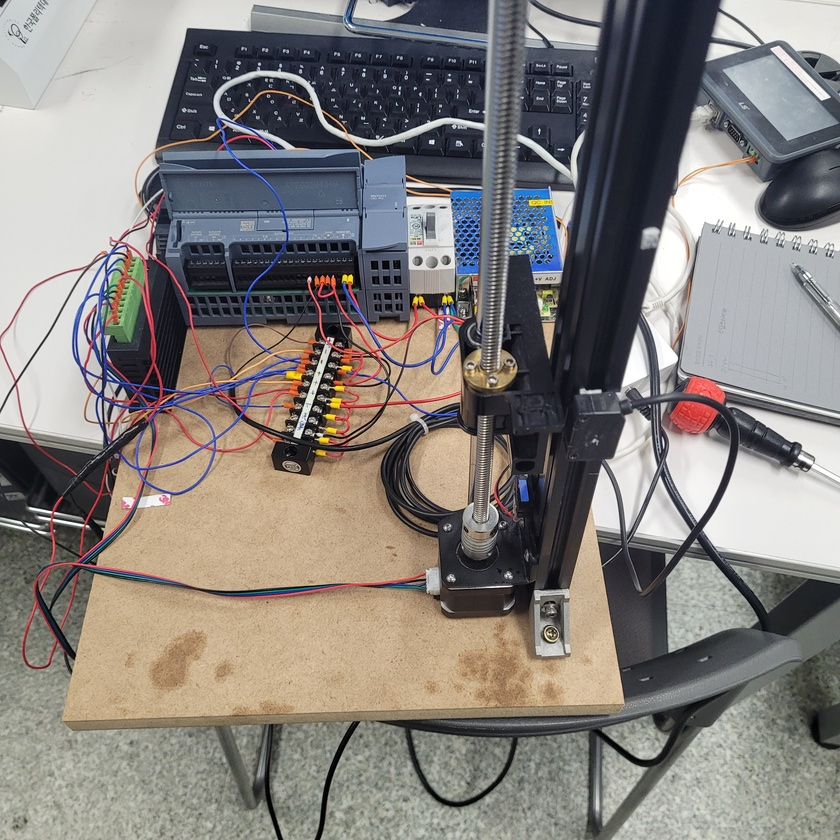
#> input picture PLC팀/KakaoTalk_20230419_100403847.jpg, 840 x 840 px, shrunk from 3024 x 3024 before the run
$ python -i 'nuts recognition.py'   (imports and definitions only)
#> lines starting #> are read from the running program, lines starting #| are printed output that depends on the picture; after the words box and inside, x2 and y2 are one past the last pixel; in counts of white or black regions, pixels touching at a corner belong together
#> further down, picture is the input picture: shape (840, 840, 3); mean B, G, R 124.7, 128.5, 133.3
#//// 카메라 부분
###########################1주차####################
import cv2
import numpy as np

# 카메라 연결
# [32 lines not run here, left out]
# [1 line that did not run here, left out]
# [1 line that did not run here, left out]
# [1 line that did not run here, left out]

# [1 line that did not run here, left out]

# [21 lines not run here, left out]

# Canny 엣지 검출
# [1 line that did not run here, left out]

# Contour 찾기
# [1 line that did not run here, left out]

# Contour의 면적 계산
# [1 line that did not run here, left out]

# 나사 수 계산
# [1 line that did not run here, left out]

# 결과 출력
# [1 line not run here, left out]


#//// 나사 수가 1개면 진행 2개 이상일 경우 다시 창고로 이동

import cv2
import numpy as np

# 이미지 불러오기
# [1 line not run here, left out]

# Canny 엣지 검출
# [1 line that did not run here, left out]

# Contour 찾기
# [1 line that did not run here, left out]

# Contour의 면적 계산
# [1 line that did not run here, left out]

# 나사 수 계산
# [1 line that did not run here, left out]

# 나사 수에 따라서 다른 동작 수행
# [4 lines not run here, left out]
    # 다시 되돌리는 동작 수행
    # ...


#///// 합체본(초안)


import cv2
import pytesseract
import re

# pytesseract 라이브러리의 OCR 엔진 경로 설정
pytesseract.pytesseract.tesseract_cmd = r'C:\Program Files\Tesseract-OCR\tesseract.exe'

# 이미지에서 나사 검출하는 함수
def detect_nuts(image):
    # 이미지를 회색조로 변환
    gray = cv2.cvtColor(image, cv2.COLOR_BGR2GRAY)
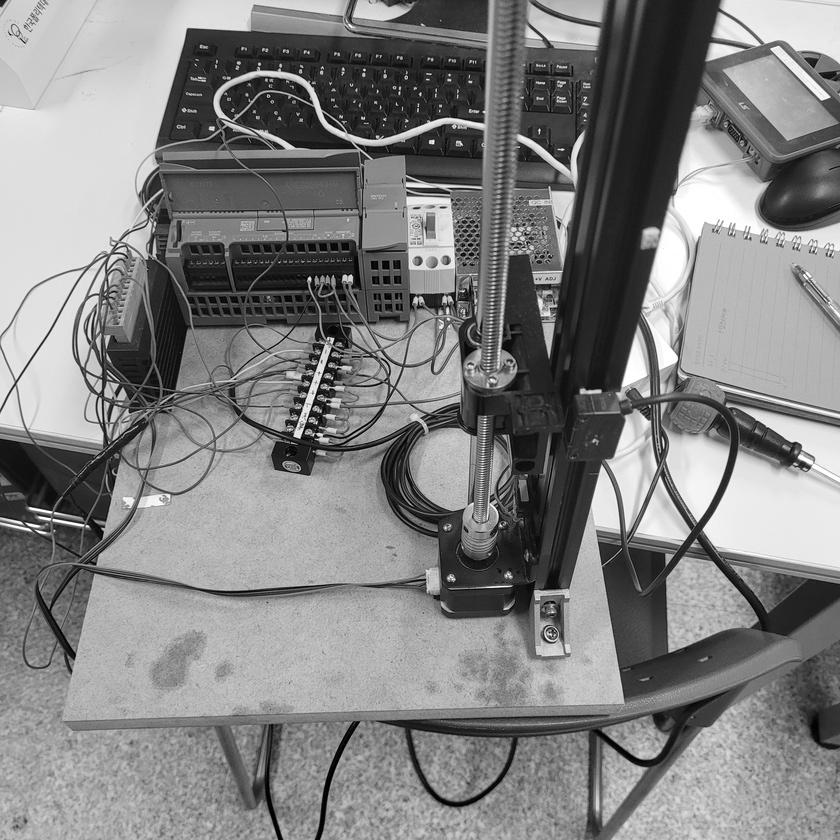
#> gray: shape (840, 840); min 0, max 255, mean 129.5

    # 이미지의 노이즈 제거
    blur = cv2.GaussianBlur(gray, (5, 5), 0)

    # 이미지 이진화
    thresh = cv2.threshold(blur, 0, 255, cv2.THRESH_BINARY_INV + cv2.THRESH_OTSU)[1]
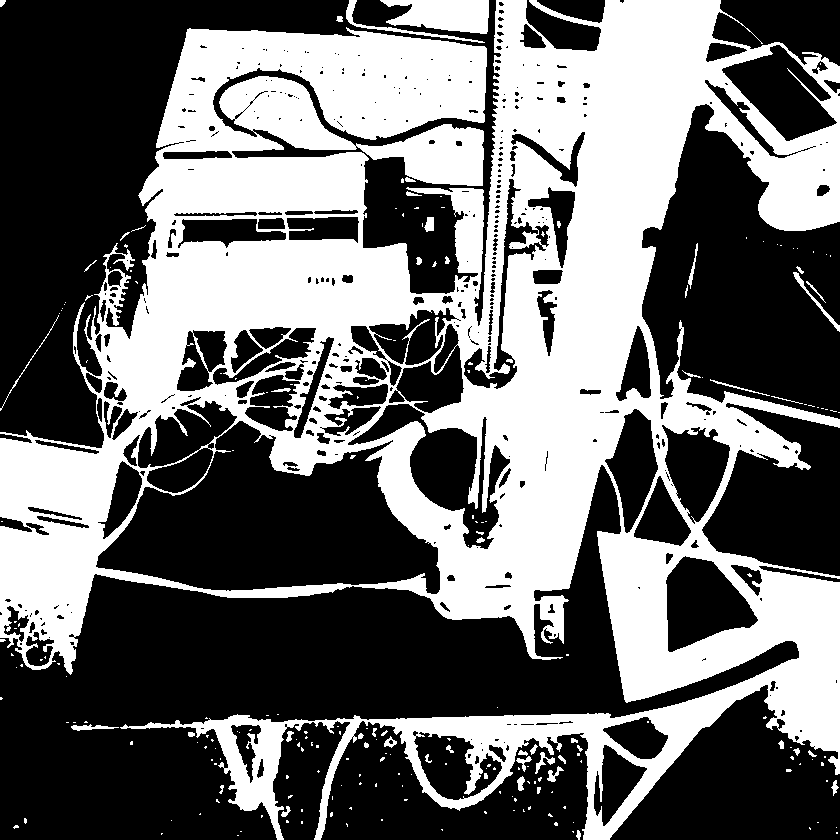
#> thresh: shape (840, 840); 41.9% white; 226 white regions (174 under 20 px)

    # 이미지에서 윤곽선 검출
    contours, hierarchy = cv2.findContours(thresh.copy(), cv2.RETR_EXTERNAL, cv2.CHAIN_APPROX_SIMPLE)
#> contours = 185 contours, 155 with area under 20; largest, box (x1, y1, x2, y2) and area: (0, 0, 840, 840) 398878, (380, 0, 489, 34) 2552, (346, 0, 485, 43) 372, (793, 272, 840, 332) 197, (71, 724, 119, 731) 112

    # 윤곽선에서 나사 검출
    nuts = []
    for contour in contours:
        (x, y, w, h) = cv2.boundingRect(contour)
        aspect_ratio = w / float(h)
        if aspect_ratio >= 0.8 and aspect_ratio <= 1.2:
            nut = image[y:y+h, x:x+w]
            nuts.append(nut)
#> this loop made 185 passes
#> (x, y, w, h, aspect_ratio, nut) on passes 8, 13, 17, 35, 42, 53, 65, 74, 81, 91, 94, 95: (836, 827, 1, 1, 1, [[109, 122, 120]]), (573, 822, 1, 1, 1, [[98, 106, 105]]), (171, 820, 1, 1, 1, [[91, 104, 102]]), (512, 796, 1, 1, 1, [[107, 113, 112]]), (341, 785, 1, 1, 1, [[111, 119, 118]]), (411, 774, 1, 1, 1, [[83, 92, 89]]), (812, 759, 1, 1, 1, [[102, 113, 110]]), (390, 754, 1, 1, 1, [[104, 113, 110]]), (215, 748, 1, 1, 1, [[96, 107, 104]]), (197, 742, 1, 1, 1, [[102, 112, 112]]), (376, 739, 1, 1, 1, [[108, 122, 118]]), (296, 739, 1, 1, 1, [[100, 113, 111]])
#> (x, y, w, h, aspect_ratio) on passes 6, 10, 11, 14, 16, 19: (576, 830, 5, 10, 0.5), (13, 825, 6, 4, 1.5), (346, 823, 2, 4, 0.5), (554, 822, 4, 4, 1), (286, 820, 3, 3, 1), (24, 818, 3, 6, 0.5)
#> after the loop, nuts = 82 items

    return nuts

# 이미지에서 나사 개수, 길이, 수량 추출하는 함수
def extract_nuts_info(image):
    # 이미지에서 나사 검출
    nuts = detect_nuts(image)

    # 각 나사에서 길이와 수량 추출
    nut_lengths = []
    nut_quantities = []
    for nut in nuts:
        # 이미지에서 문자 추출
        nut_text = pytesseract.image_to_string(nut, config='--psm 6')

        # 나사 길이와 수량 추출
        nut_len_match = re.search(r'\d+mm', nut_text)
        if nut_len_match:
            nut_len = int(nut_len_match.group().replace('mm', ''))
            nut_lengths.append(nut_len)
        nut_qty_match = re.search(r'Qty \d+', nut_text)
        if nut_qty_match:
            nut_qty = int(nut_qty_match.group().replace('Qty ', ''))
            nut_quantities.append(nut_qty)

    # 나사 개수 추출
    num_nuts = len(nuts)


>>> import cv2
>>> picture = cv2.imread('../PLC팀/KakaoTalk_20230419_100403847.jpg')
>>> result = detect_nuts(picture)
#> result = 82 items
